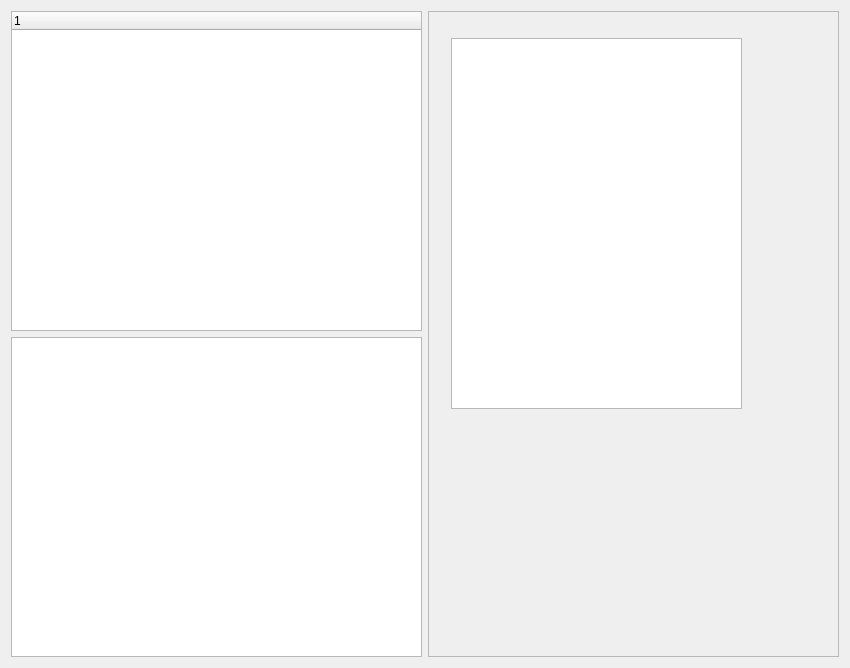
<?xml version="1.0" encoding="UTF-8"?>
<ui version="4.0">
 <class>childwindow</class>
 <widget class="QWidget" name="childwindow">
  <property name="geometry">
   <rect>
    <x>0</x>
    <y>0</y>
    <width>850</width>
    <height>668</height>
   </rect>
  </property>
  <property name="windowTitle">
   <string>Form</string>
  </property>
  <layout class="QHBoxLayout" name="horizontalLayout_2">
   <item>
    <layout class="QVBoxLayout" name="verticalLayout">
     <item>
      <widget class="QTreeWidget" name="treeWidget">
       <property name="sizePolicy">
        <sizepolicy hsizetype="Minimum" vsizetype="Expanding">
         <horstretch>0</horstretch>
         <verstretch>0</verstretch>
        </sizepolicy>
       </property>
       <column>
        <property name="text">
         <string notr="true">1</string>
        </property>
       </column>
      </widget>
     </item>
     <item>
      <widget class="QTextEdit" name="txtDebug">
       <property name="sizePolicy">
        <sizepolicy hsizetype="Minimum" vsizetype="Expanding">
         <horstretch>0</horstretch>
         <verstretch>0</verstretch>
        </sizepolicy>
       </property>
      </widget>
     </item>
    </layout>
   </item>
   <item>
    <widget class="QFrame" name="frame">
     <property name="frameShape">
      <enum>QFrame::StyledPanel</enum>
     </property>
     <property name="frameShadow">
      <enum>QFrame::Raised</enum>
     </property>
     <widget class="QTextEdit" name="textEdit">
      <property name="geometry">
       <rect>
        <x>23</x>
        <y>27</y>
        <width>291</width>
        <height>371</height>
       </rect>
      </property>
     </widget>
    </widget>
   </item>
  </layout>
 </widget>
 <resources/>
 <connections/>
</ui>
